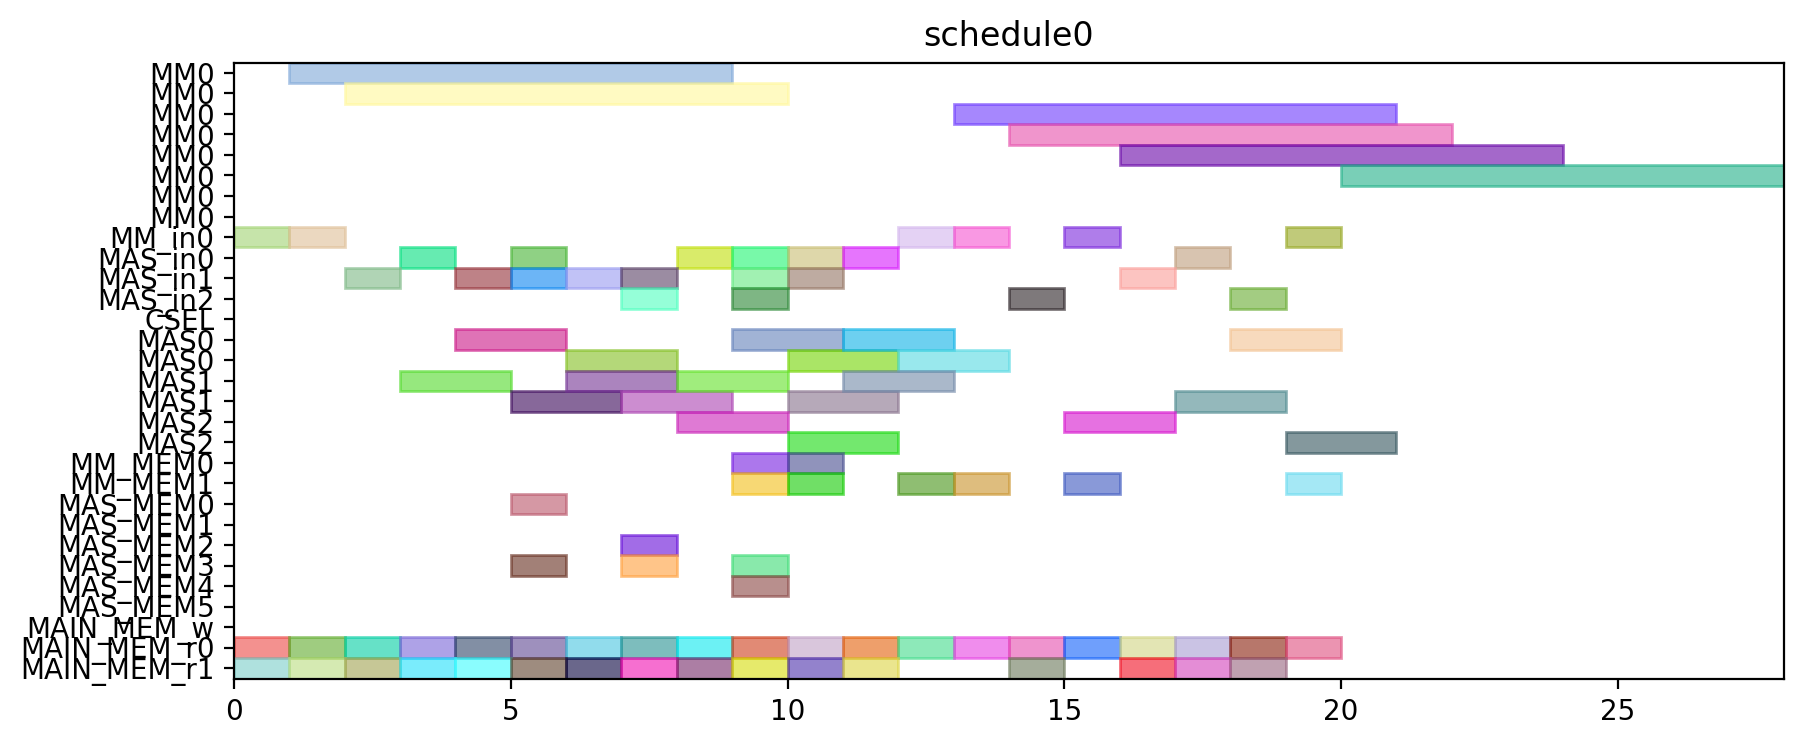

This chart was generated by the following Python code:
from pyschedule import Scenario, solvers, plotters, alt


def solve():
	horizon = 120
	S = Scenario("schedule0", horizon=horizon)

	# resource
	MM = S.Resources('MM', num=1, size=8)
	MM_in = S.Resources('MM_in', num=1)
	MAS_in = S.Resources('MAS_in', num=3)
	CSEL = S.Resource('CSEL')
	MAS = S.Resources('MAS', num=3, size=2, periods=range(1, horizon))
	MM_MEM = S.Resources('MM_MEM', num=2)
	MAS_MEM = S.Resources('MAS_MEM', num=6)
	MAIN_MEM_w = S.Resource('MAIN_MEM_w', size=1)
	MAIN_MEM_r = S.Resources('MAIN_MEM_r', num=2)

	# result of previous scheduling

	# new tasks
	c_qinv_denom_inv0 = S.Task('c_qinv_denom_inv0', length=8, delay_cost=1)
	c_qinv_denom_inv0 += alt(MM)
	c_qinv_denom_inv0_in = S.Task('c_qinv_denom_inv0_in', length=1, delay_cost=1)
	c_qinv_denom_inv0_in += alt(MM_in)
	S += c_qinv_denom_inv0_in*MM_in[0]<=c_qinv_denom_inv0*MM[0]
	c_qinv_denom_inv0_mem0 = S.Task('c_qinv_denom_inv0_mem0', length=1, delay_cost=1)
	c_qinv_denom_inv0_mem0 += MAIN_MEM_r[0]
	S += c_qinv_denom_inv0_mem0 <= c_qinv_denom_inv0

	c_qinv_denom_inv0_mem1 = S.Task('c_qinv_denom_inv0_mem1', length=1, delay_cost=1)
	c_qinv_denom_inv0_mem1 += MAIN_MEM_r[1]
	S += c_qinv_denom_inv0_mem1 <= c_qinv_denom_inv0

	c_qinv_denom_inv1_ = S.Task('c_qinv_denom_inv1_', length=8, delay_cost=1)
	c_qinv_denom_inv1_ += alt(MM)
	c_qinv_denom_inv1__in = S.Task('c_qinv_denom_inv1__in', length=1, delay_cost=1)
	c_qinv_denom_inv1__in += alt(MM_in)
	S += c_qinv_denom_inv1__in*MM_in[0]<=c_qinv_denom_inv1_*MM[0]
	c_qinv_denom_inv1__mem0 = S.Task('c_qinv_denom_inv1__mem0', length=1, delay_cost=1)
	c_qinv_denom_inv1__mem0 += MAIN_MEM_r[0]
	S += c_qinv_denom_inv1__mem0 <= c_qinv_denom_inv1_

	c_qinv_denom_inv1__mem1 = S.Task('c_qinv_denom_inv1__mem1', length=1, delay_cost=1)
	c_qinv_denom_inv1__mem1 += MAIN_MEM_r[1]
	S += c_qinv_denom_inv1__mem1 <= c_qinv_denom_inv1_

	c_qinv0_t2 = S.Task('c_qinv0_t2', length=2, delay_cost=1)
	c_qinv0_t2 += alt(MAS)
	c_qinv0_t2_in = S.Task('c_qinv0_t2_in', length=1, delay_cost=1)
	c_qinv0_t2_in += alt(MAS_in)
	S += c_qinv0_t2_in*MAS_in[0]<=c_qinv0_t2*MAS[0]

	S += c_qinv0_t2_in*MAS_in[1]<=c_qinv0_t2*MAS[1]

	S += c_qinv0_t2_in*MAS_in[2]<=c_qinv0_t2*MAS[2]

	c_qinv0_t2_mem0 = S.Task('c_qinv0_t2_mem0', length=1, delay_cost=1)
	c_qinv0_t2_mem0 += MAIN_MEM_r[0]
	S += c_qinv0_t2_mem0 <= c_qinv0_t2

	c_qinv0_t2_mem1 = S.Task('c_qinv0_t2_mem1', length=1, delay_cost=1)
	c_qinv0_t2_mem1 += MAIN_MEM_r[1]
	S += c_qinv0_t2_mem1 <= c_qinv0_t2

	c_qinv1__t2 = S.Task('c_qinv1__t2', length=2, delay_cost=1)
	c_qinv1__t2 += alt(MAS)
	c_qinv1__t2_in = S.Task('c_qinv1__t2_in', length=1, delay_cost=1)
	c_qinv1__t2_in += alt(MAS_in)
	S += c_qinv1__t2_in*MAS_in[0]<=c_qinv1__t2*MAS[0]

	S += c_qinv1__t2_in*MAS_in[1]<=c_qinv1__t2*MAS[1]

	S += c_qinv1__t2_in*MAS_in[2]<=c_qinv1__t2*MAS[2]

	c_qinv1__t2_mem0 = S.Task('c_qinv1__t2_mem0', length=1, delay_cost=1)
	c_qinv1__t2_mem0 += MAIN_MEM_r[0]
	S += c_qinv1__t2_mem0 <= c_qinv1__t2

	c_qinv1__t2_mem1 = S.Task('c_qinv1__t2_mem1', length=1, delay_cost=1)
	c_qinv1__t2_mem1 += MAIN_MEM_r[1]
	S += c_qinv1__t2_mem1 <= c_qinv1__t2

	c0_t0_t2 = S.Task('c0_t0_t2', length=2, delay_cost=1)
	c0_t0_t2 += alt(MAS)
	c0_t0_t2_in = S.Task('c0_t0_t2_in', length=1, delay_cost=1)
	c0_t0_t2_in += alt(MAS_in)
	S += c0_t0_t2_in*MAS_in[0]<=c0_t0_t2*MAS[0]

	S += c0_t0_t2_in*MAS_in[1]<=c0_t0_t2*MAS[1]

	S += c0_t0_t2_in*MAS_in[2]<=c0_t0_t2*MAS[2]

	c0_t0_t2_mem0 = S.Task('c0_t0_t2_mem0', length=1, delay_cost=1)
	c0_t0_t2_mem0 += MAIN_MEM_r[0]
	S += c0_t0_t2_mem0 <= c0_t0_t2

	c0_t0_t2_mem1 = S.Task('c0_t0_t2_mem1', length=1, delay_cost=1)
	c0_t0_t2_mem1 += MAIN_MEM_r[1]
	S += c0_t0_t2_mem1 <= c0_t0_t2

	c0_t1_t2 = S.Task('c0_t1_t2', length=2, delay_cost=1)
	c0_t1_t2 += alt(MAS)
	c0_t1_t2_in = S.Task('c0_t1_t2_in', length=1, delay_cost=1)
	c0_t1_t2_in += alt(MAS_in)
	S += c0_t1_t2_in*MAS_in[0]<=c0_t1_t2*MAS[0]

	S += c0_t1_t2_in*MAS_in[1]<=c0_t1_t2*MAS[1]

	S += c0_t1_t2_in*MAS_in[2]<=c0_t1_t2*MAS[2]

	c0_t1_t2_mem0 = S.Task('c0_t1_t2_mem0', length=1, delay_cost=1)
	c0_t1_t2_mem0 += MAIN_MEM_r[0]
	S += c0_t1_t2_mem0 <= c0_t1_t2

	c0_t1_t2_mem1 = S.Task('c0_t1_t2_mem1', length=1, delay_cost=1)
	c0_t1_t2_mem1 += MAIN_MEM_r[1]
	S += c0_t1_t2_mem1 <= c0_t1_t2

	c0_t20 = S.Task('c0_t20', length=2, delay_cost=1)
	c0_t20 += alt(MAS)
	c0_t20_in = S.Task('c0_t20_in', length=1, delay_cost=1)
	c0_t20_in += alt(MAS_in)
	S += c0_t20_in*MAS_in[0]<=c0_t20*MAS[0]

	S += c0_t20_in*MAS_in[1]<=c0_t20*MAS[1]

	S += c0_t20_in*MAS_in[2]<=c0_t20*MAS[2]

	c0_t20_mem0 = S.Task('c0_t20_mem0', length=1, delay_cost=1)
	c0_t20_mem0 += MAIN_MEM_r[0]
	S += c0_t20_mem0 <= c0_t20

	c0_t20_mem1 = S.Task('c0_t20_mem1', length=1, delay_cost=1)
	c0_t20_mem1 += MAIN_MEM_r[1]
	S += c0_t20_mem1 <= c0_t20

	c0_t21 = S.Task('c0_t21', length=2, delay_cost=1)
	c0_t21 += alt(MAS)
	c0_t21_in = S.Task('c0_t21_in', length=1, delay_cost=1)
	c0_t21_in += alt(MAS_in)
	S += c0_t21_in*MAS_in[0]<=c0_t21*MAS[0]

	S += c0_t21_in*MAS_in[1]<=c0_t21*MAS[1]

	S += c0_t21_in*MAS_in[2]<=c0_t21*MAS[2]

	c0_t21_mem0 = S.Task('c0_t21_mem0', length=1, delay_cost=1)
	c0_t21_mem0 += MAIN_MEM_r[0]
	S += c0_t21_mem0 <= c0_t21

	c0_t21_mem1 = S.Task('c0_t21_mem1', length=1, delay_cost=1)
	c0_t21_mem1 += MAIN_MEM_r[1]
	S += c0_t21_mem1 <= c0_t21

	c1_t0_t2 = S.Task('c1_t0_t2', length=2, delay_cost=1)
	c1_t0_t2 += alt(MAS)
	c1_t0_t2_in = S.Task('c1_t0_t2_in', length=1, delay_cost=1)
	c1_t0_t2_in += alt(MAS_in)
	S += c1_t0_t2_in*MAS_in[0]<=c1_t0_t2*MAS[0]

	S += c1_t0_t2_in*MAS_in[1]<=c1_t0_t2*MAS[1]

	S += c1_t0_t2_in*MAS_in[2]<=c1_t0_t2*MAS[2]

	c1_t0_t2_mem0 = S.Task('c1_t0_t2_mem0', length=1, delay_cost=1)
	c1_t0_t2_mem0 += MAIN_MEM_r[0]
	S += c1_t0_t2_mem0 <= c1_t0_t2

	c1_t0_t2_mem1 = S.Task('c1_t0_t2_mem1', length=1, delay_cost=1)
	c1_t0_t2_mem1 += MAIN_MEM_r[1]
	S += c1_t0_t2_mem1 <= c1_t0_t2

	c1_t1_t2 = S.Task('c1_t1_t2', length=2, delay_cost=1)
	c1_t1_t2 += alt(MAS)
	c1_t1_t2_in = S.Task('c1_t1_t2_in', length=1, delay_cost=1)
	c1_t1_t2_in += alt(MAS_in)
	S += c1_t1_t2_in*MAS_in[0]<=c1_t1_t2*MAS[0]

	S += c1_t1_t2_in*MAS_in[1]<=c1_t1_t2*MAS[1]

	S += c1_t1_t2_in*MAS_in[2]<=c1_t1_t2*MAS[2]

	c1_t1_t2_mem0 = S.Task('c1_t1_t2_mem0', length=1, delay_cost=1)
	c1_t1_t2_mem0 += MAIN_MEM_r[0]
	S += c1_t1_t2_mem0 <= c1_t1_t2

	c1_t1_t2_mem1 = S.Task('c1_t1_t2_mem1', length=1, delay_cost=1)
	c1_t1_t2_mem1 += MAIN_MEM_r[1]
	S += c1_t1_t2_mem1 <= c1_t1_t2

	c1_t20 = S.Task('c1_t20', length=2, delay_cost=1)
	c1_t20 += alt(MAS)
	c1_t20_in = S.Task('c1_t20_in', length=1, delay_cost=1)
	c1_t20_in += alt(MAS_in)
	S += c1_t20_in*MAS_in[0]<=c1_t20*MAS[0]

	S += c1_t20_in*MAS_in[1]<=c1_t20*MAS[1]

	S += c1_t20_in*MAS_in[2]<=c1_t20*MAS[2]

	c1_t20_mem0 = S.Task('c1_t20_mem0', length=1, delay_cost=1)
	c1_t20_mem0 += MAIN_MEM_r[0]
	S += c1_t20_mem0 <= c1_t20

	c1_t20_mem1 = S.Task('c1_t20_mem1', length=1, delay_cost=1)
	c1_t20_mem1 += MAIN_MEM_r[1]
	S += c1_t20_mem1 <= c1_t20

	c1_t21 = S.Task('c1_t21', length=2, delay_cost=1)
	c1_t21 += alt(MAS)
	c1_t21_in = S.Task('c1_t21_in', length=1, delay_cost=1)
	c1_t21_in += alt(MAS_in)
	S += c1_t21_in*MAS_in[0]<=c1_t21*MAS[0]

	S += c1_t21_in*MAS_in[1]<=c1_t21*MAS[1]

	S += c1_t21_in*MAS_in[2]<=c1_t21*MAS[2]

	c1_t21_mem0 = S.Task('c1_t21_mem0', length=1, delay_cost=1)
	c1_t21_mem0 += MAIN_MEM_r[0]
	S += c1_t21_mem0 <= c1_t21

	c1_t21_mem1 = S.Task('c1_t21_mem1', length=1, delay_cost=1)
	c1_t21_mem1 += MAIN_MEM_r[1]
	S += c1_t21_mem1 <= c1_t21

	c2_t0_t2 = S.Task('c2_t0_t2', length=2, delay_cost=1)
	c2_t0_t2 += alt(MAS)
	c2_t0_t2_in = S.Task('c2_t0_t2_in', length=1, delay_cost=1)
	c2_t0_t2_in += alt(MAS_in)
	S += c2_t0_t2_in*MAS_in[0]<=c2_t0_t2*MAS[0]

	S += c2_t0_t2_in*MAS_in[1]<=c2_t0_t2*MAS[1]

	S += c2_t0_t2_in*MAS_in[2]<=c2_t0_t2*MAS[2]

	c2_t0_t2_mem0 = S.Task('c2_t0_t2_mem0', length=1, delay_cost=1)
	c2_t0_t2_mem0 += MAIN_MEM_r[0]
	S += c2_t0_t2_mem0 <= c2_t0_t2

	c2_t0_t2_mem1 = S.Task('c2_t0_t2_mem1', length=1, delay_cost=1)
	c2_t0_t2_mem1 += MAIN_MEM_r[1]
	S += c2_t0_t2_mem1 <= c2_t0_t2

	c2_t1_t2 = S.Task('c2_t1_t2', length=2, delay_cost=1)
	c2_t1_t2 += alt(MAS)
	c2_t1_t2_in = S.Task('c2_t1_t2_in', length=1, delay_cost=1)
	c2_t1_t2_in += alt(MAS_in)
	S += c2_t1_t2_in*MAS_in[0]<=c2_t1_t2*MAS[0]

	S += c2_t1_t2_in*MAS_in[1]<=c2_t1_t2*MAS[1]

	S += c2_t1_t2_in*MAS_in[2]<=c2_t1_t2*MAS[2]

	c2_t1_t2_mem0 = S.Task('c2_t1_t2_mem0', length=1, delay_cost=1)
	c2_t1_t2_mem0 += MAIN_MEM_r[0]
	S += c2_t1_t2_mem0 <= c2_t1_t2

	c2_t1_t2_mem1 = S.Task('c2_t1_t2_mem1', length=1, delay_cost=1)
	c2_t1_t2_mem1 += MAIN_MEM_r[1]
	S += c2_t1_t2_mem1 <= c2_t1_t2

	c2_t20 = S.Task('c2_t20', length=2, delay_cost=1)
	c2_t20 += alt(MAS)
	c2_t20_in = S.Task('c2_t20_in', length=1, delay_cost=1)
	c2_t20_in += alt(MAS_in)
	S += c2_t20_in*MAS_in[0]<=c2_t20*MAS[0]

	S += c2_t20_in*MAS_in[1]<=c2_t20*MAS[1]

	S += c2_t20_in*MAS_in[2]<=c2_t20*MAS[2]

	c2_t20_mem0 = S.Task('c2_t20_mem0', length=1, delay_cost=1)
	c2_t20_mem0 += MAIN_MEM_r[0]
	S += c2_t20_mem0 <= c2_t20

	c2_t20_mem1 = S.Task('c2_t20_mem1', length=1, delay_cost=1)
	c2_t20_mem1 += MAIN_MEM_r[1]
	S += c2_t20_mem1 <= c2_t20

	c2_t21 = S.Task('c2_t21', length=2, delay_cost=1)
	c2_t21 += alt(MAS)
	c2_t21_in = S.Task('c2_t21_in', length=1, delay_cost=1)
	c2_t21_in += alt(MAS_in)
	S += c2_t21_in*MAS_in[0]<=c2_t21*MAS[0]

	S += c2_t21_in*MAS_in[1]<=c2_t21*MAS[1]

	S += c2_t21_in*MAS_in[2]<=c2_t21*MAS[2]

	c2_t21_mem0 = S.Task('c2_t21_mem0', length=1, delay_cost=1)
	c2_t21_mem0 += MAIN_MEM_r[0]
	S += c2_t21_mem0 <= c2_t21

	c2_t21_mem1 = S.Task('c2_t21_mem1', length=1, delay_cost=1)
	c2_t21_mem1 += MAIN_MEM_r[1]
	S += c2_t21_mem1 <= c2_t21

	c_qinv0_t0 = S.Task('c_qinv0_t0', length=8, delay_cost=1)
	c_qinv0_t0 += alt(MM)
	c_qinv0_t0_in = S.Task('c_qinv0_t0_in', length=1, delay_cost=1)
	c_qinv0_t0_in += alt(MM_in)
	S += c_qinv0_t0_in*MM_in[0]<=c_qinv0_t0*MM[0]
	c_qinv0_t0_mem0 = S.Task('c_qinv0_t0_mem0', length=1, delay_cost=1)
	c_qinv0_t0_mem0 += MAIN_MEM_r[0]
	S += c_qinv0_t0_mem0 <= c_qinv0_t0

	c_qinv0_t0_mem1 = S.Task('c_qinv0_t0_mem1', length=1, delay_cost=1)
	c_qinv0_t0_mem1 += alt(MM_MEM)
	S += (c_qinv_denom_inv0*MM[0])-1 < c_qinv0_t0_mem1*MM_MEM[1]
	S += c_qinv0_t0_mem1 <= c_qinv0_t0

	c_qinv0_t1 = S.Task('c_qinv0_t1', length=8, delay_cost=1)
	c_qinv0_t1 += alt(MM)
	c_qinv0_t1_in = S.Task('c_qinv0_t1_in', length=1, delay_cost=1)
	c_qinv0_t1_in += alt(MM_in)
	S += c_qinv0_t1_in*MM_in[0]<=c_qinv0_t1*MM[0]
	c_qinv0_t1_mem0 = S.Task('c_qinv0_t1_mem0', length=1, delay_cost=1)
	c_qinv0_t1_mem0 += MAIN_MEM_r[0]
	S += c_qinv0_t1_mem0 <= c_qinv0_t1

	c_qinv0_t1_mem1 = S.Task('c_qinv0_t1_mem1', length=1, delay_cost=1)
	c_qinv0_t1_mem1 += alt(MM_MEM)
	S += (c_qinv_denom_inv1_*MM[0])-1 < c_qinv0_t1_mem1*MM_MEM[1]
	S += c_qinv0_t1_mem1 <= c_qinv0_t1

	c_qinv0_t3 = S.Task('c_qinv0_t3', length=2, delay_cost=1)
	c_qinv0_t3 += alt(MAS)
	c_qinv0_t3_in = S.Task('c_qinv0_t3_in', length=1, delay_cost=1)
	c_qinv0_t3_in += alt(MAS_in)
	S += c_qinv0_t3_in*MAS_in[0]<=c_qinv0_t3*MAS[0]

	S += c_qinv0_t3_in*MAS_in[1]<=c_qinv0_t3*MAS[1]

	S += c_qinv0_t3_in*MAS_in[2]<=c_qinv0_t3*MAS[2]

	c_qinv0_t3_mem0 = S.Task('c_qinv0_t3_mem0', length=1, delay_cost=1)
	c_qinv0_t3_mem0 += alt(MM_MEM)
	S += (c_qinv_denom_inv0*MM[0])-1 < c_qinv0_t3_mem0*MM_MEM[0]
	S += c_qinv0_t3_mem0 <= c_qinv0_t3

	c_qinv0_t3_mem1 = S.Task('c_qinv0_t3_mem1', length=1, delay_cost=1)
	c_qinv0_t3_mem1 += alt(MM_MEM)
	S += (c_qinv_denom_inv1_*MM[0])-1 < c_qinv0_t3_mem1*MM_MEM[1]
	S += c_qinv0_t3_mem1 <= c_qinv0_t3

	c_qinv1__t0 = S.Task('c_qinv1__t0', length=8, delay_cost=1)
	c_qinv1__t0 += alt(MM)
	c_qinv1__t0_in = S.Task('c_qinv1__t0_in', length=1, delay_cost=1)
	c_qinv1__t0_in += alt(MM_in)
	S += c_qinv1__t0_in*MM_in[0]<=c_qinv1__t0*MM[0]
	c_qinv1__t0_mem0 = S.Task('c_qinv1__t0_mem0', length=1, delay_cost=1)
	c_qinv1__t0_mem0 += MAIN_MEM_r[0]
	S += c_qinv1__t0_mem0 <= c_qinv1__t0

	c_qinv1__t0_mem1 = S.Task('c_qinv1__t0_mem1', length=1, delay_cost=1)
	c_qinv1__t0_mem1 += alt(MM_MEM)
	S += (c_qinv_denom_inv0*MM[0])-1 < c_qinv1__t0_mem1*MM_MEM[1]
	S += c_qinv1__t0_mem1 <= c_qinv1__t0

	c_qinv1__t1 = S.Task('c_qinv1__t1', length=8, delay_cost=1)
	c_qinv1__t1 += alt(MM)
	c_qinv1__t1_in = S.Task('c_qinv1__t1_in', length=1, delay_cost=1)
	c_qinv1__t1_in += alt(MM_in)
	S += c_qinv1__t1_in*MM_in[0]<=c_qinv1__t1*MM[0]
	c_qinv1__t1_mem0 = S.Task('c_qinv1__t1_mem0', length=1, delay_cost=1)
	c_qinv1__t1_mem0 += MAIN_MEM_r[0]
	S += c_qinv1__t1_mem0 <= c_qinv1__t1

	c_qinv1__t1_mem1 = S.Task('c_qinv1__t1_mem1', length=1, delay_cost=1)
	c_qinv1__t1_mem1 += alt(MM_MEM)
	S += (c_qinv_denom_inv1_*MM[0])-1 < c_qinv1__t1_mem1*MM_MEM[1]
	S += c_qinv1__t1_mem1 <= c_qinv1__t1

	c_qinv1__t3 = S.Task('c_qinv1__t3', length=2, delay_cost=1)
	c_qinv1__t3 += alt(MAS)
	c_qinv1__t3_in = S.Task('c_qinv1__t3_in', length=1, delay_cost=1)
	c_qinv1__t3_in += alt(MAS_in)
	S += c_qinv1__t3_in*MAS_in[0]<=c_qinv1__t3*MAS[0]

	S += c_qinv1__t3_in*MAS_in[1]<=c_qinv1__t3*MAS[1]

	S += c_qinv1__t3_in*MAS_in[2]<=c_qinv1__t3*MAS[2]

	c_qinv1__t3_mem0 = S.Task('c_qinv1__t3_mem0', length=1, delay_cost=1)
	c_qinv1__t3_mem0 += alt(MM_MEM)
	S += (c_qinv_denom_inv0*MM[0])-1 < c_qinv1__t3_mem0*MM_MEM[0]
	S += c_qinv1__t3_mem0 <= c_qinv1__t3

	c_qinv1__t3_mem1 = S.Task('c_qinv1__t3_mem1', length=1, delay_cost=1)
	c_qinv1__t3_mem1 += alt(MM_MEM)
	S += (c_qinv_denom_inv1_*MM[0])-1 < c_qinv1__t3_mem1*MM_MEM[1]
	S += c_qinv1__t3_mem1 <= c_qinv1__t3

	c0_t4_t2 = S.Task('c0_t4_t2', length=2, delay_cost=1)
	c0_t4_t2 += alt(MAS)
	c0_t4_t2_in = S.Task('c0_t4_t2_in', length=1, delay_cost=1)
	c0_t4_t2_in += alt(MAS_in)
	S += c0_t4_t2_in*MAS_in[0]<=c0_t4_t2*MAS[0]

	S += c0_t4_t2_in*MAS_in[1]<=c0_t4_t2*MAS[1]

	S += c0_t4_t2_in*MAS_in[2]<=c0_t4_t2*MAS[2]

	c0_t4_t2_mem0 = S.Task('c0_t4_t2_mem0', length=1, delay_cost=1)
	c0_t4_t2_mem0 += alt(MAS_MEM)
	S += (c0_t20*MAS[0])-1 < c0_t4_t2_mem0*MAS_MEM[0]
	S += (c0_t20*MAS[1])-1 < c0_t4_t2_mem0*MAS_MEM[2]
	S += (c0_t20*MAS[2])-1 < c0_t4_t2_mem0*MAS_MEM[4]
	S += c0_t4_t2_mem0 <= c0_t4_t2

	c0_t4_t2_mem1 = S.Task('c0_t4_t2_mem1', length=1, delay_cost=1)
	c0_t4_t2_mem1 += alt(MAS_MEM)
	S += (c0_t21*MAS[0])-1 < c0_t4_t2_mem1*MAS_MEM[1]
	S += (c0_t21*MAS[1])-1 < c0_t4_t2_mem1*MAS_MEM[3]
	S += (c0_t21*MAS[2])-1 < c0_t4_t2_mem1*MAS_MEM[5]
	S += c0_t4_t2_mem1 <= c0_t4_t2

	c1_t4_t2 = S.Task('c1_t4_t2', length=2, delay_cost=1)
	c1_t4_t2 += alt(MAS)
	c1_t4_t2_in = S.Task('c1_t4_t2_in', length=1, delay_cost=1)
	c1_t4_t2_in += alt(MAS_in)
	S += c1_t4_t2_in*MAS_in[0]<=c1_t4_t2*MAS[0]

	S += c1_t4_t2_in*MAS_in[1]<=c1_t4_t2*MAS[1]

	S += c1_t4_t2_in*MAS_in[2]<=c1_t4_t2*MAS[2]

	c1_t4_t2_mem0 = S.Task('c1_t4_t2_mem0', length=1, delay_cost=1)
	c1_t4_t2_mem0 += alt(MAS_MEM)
	S += (c1_t20*MAS[0])-1 < c1_t4_t2_mem0*MAS_MEM[0]
	S += (c1_t20*MAS[1])-1 < c1_t4_t2_mem0*MAS_MEM[2]
	S += (c1_t20*MAS[2])-1 < c1_t4_t2_mem0*MAS_MEM[4]
	S += c1_t4_t2_mem0 <= c1_t4_t2

	c1_t4_t2_mem1 = S.Task('c1_t4_t2_mem1', length=1, delay_cost=1)
	c1_t4_t2_mem1 += alt(MAS_MEM)
	S += (c1_t21*MAS[0])-1 < c1_t4_t2_mem1*MAS_MEM[1]
	S += (c1_t21*MAS[1])-1 < c1_t4_t2_mem1*MAS_MEM[3]
	S += (c1_t21*MAS[2])-1 < c1_t4_t2_mem1*MAS_MEM[5]
	S += c1_t4_t2_mem1 <= c1_t4_t2

	c2_t4_t2 = S.Task('c2_t4_t2', length=2, delay_cost=1)
	c2_t4_t2 += alt(MAS)
	c2_t4_t2_in = S.Task('c2_t4_t2_in', length=1, delay_cost=1)
	c2_t4_t2_in += alt(MAS_in)
	S += c2_t4_t2_in*MAS_in[0]<=c2_t4_t2*MAS[0]

	S += c2_t4_t2_in*MAS_in[1]<=c2_t4_t2*MAS[1]

	S += c2_t4_t2_in*MAS_in[2]<=c2_t4_t2*MAS[2]

	c2_t4_t2_mem0 = S.Task('c2_t4_t2_mem0', length=1, delay_cost=1)
	c2_t4_t2_mem0 += alt(MAS_MEM)
	S += (c2_t20*MAS[0])-1 < c2_t4_t2_mem0*MAS_MEM[0]
	S += (c2_t20*MAS[1])-1 < c2_t4_t2_mem0*MAS_MEM[2]
	S += (c2_t20*MAS[2])-1 < c2_t4_t2_mem0*MAS_MEM[4]
	S += c2_t4_t2_mem0 <= c2_t4_t2

	c2_t4_t2_mem1 = S.Task('c2_t4_t2_mem1', length=1, delay_cost=1)
	c2_t4_t2_mem1 += alt(MAS_MEM)
	S += (c2_t21*MAS[0])-1 < c2_t4_t2_mem1*MAS_MEM[1]
	S += (c2_t21*MAS[1])-1 < c2_t4_t2_mem1*MAS_MEM[3]
	S += (c2_t21*MAS[2])-1 < c2_t4_t2_mem1*MAS_MEM[5]
	S += c2_t4_t2_mem1 <= c2_t4_t2

	solvers.mip.solve(S,msg=1,kind='CPLEX',ratio_gap=1.01)

	solution = [['hoge']*len(S.solution()[1]) for i in range(len(S.solution()))]
	for i in range(len(S.solution())):
		for j in range(len(S.solution()[i])):
			solution[i][j]=str(S.solution()[i][j])
	print(solution)

	cycles = int(solution[-1][3])

	pic_file_name = "/mnt/rose/usr1/fukuda/ABE/multiRAM_multiMAS_16mux/scheduling_result/stage8MM1_stage2MAS3/FP12_INV_AFTER_FPINV/schedule0.png"
	if(S.solution() != []):
		plotters.matplotlib.plot(S,img_filename=pic_file_name, show_task_labels=False, fig_size=(cycles*0.25+3, 4))

	return solution
